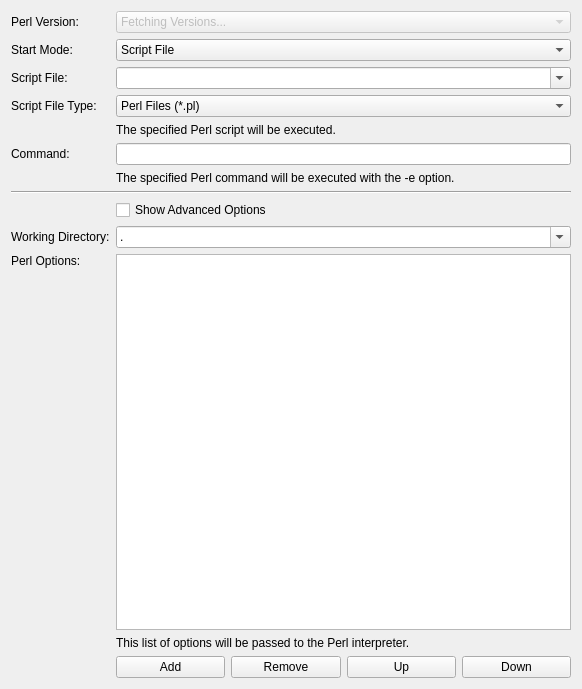
<?xml version="1.0" encoding="UTF-8"?>
<ui version="4.0">
 <class>ProgramPagePerl</class>
 <widget class="QWidget" name="ProgramPagePerl">
  <property name="geometry">
   <rect>
    <x>0</x>
    <y>0</y>
    <width>582</width>
    <height>689</height>
   </rect>
  </property>
  <property name="windowTitle">
   <string>Form</string>
  </property>
  <layout class="QVBoxLayout" name="verticalLayout">
   <item>
    <layout class="QGridLayout" name="gridLayout">
     <item row="0" column="0">
      <widget class="QLabel" name="label">
       <property name="text">
        <string>Perl Version:</string>
       </property>
       <property name="buddy">
        <cstring>combo_version</cstring>
       </property>
      </widget>
     </item>
     <item row="0" column="1" colspan="4">
      <widget class="QComboBox" name="combo_version">
       <property name="enabled">
        <bool>false</bool>
       </property>
       <property name="sizePolicy">
        <sizepolicy hsizetype="Preferred" vsizetype="Fixed">
         <horstretch>1</horstretch>
         <verstretch>0</verstretch>
        </sizepolicy>
       </property>
       <item>
        <property name="text">
         <string>Fetching Versions...</string>
        </property>
       </item>
      </widget>
     </item>
     <item row="1" column="0">
      <widget class="QLabel" name="label_3">
       <property name="text">
        <string>Start Mode:</string>
       </property>
       <property name="buddy">
        <cstring>combo_start_mode</cstring>
       </property>
      </widget>
     </item>
     <item row="1" column="1" colspan="4">
      <widget class="QComboBox" name="combo_start_mode">
       <item>
        <property name="text">
         <string>Script File</string>
        </property>
       </item>
       <item>
        <property name="text">
         <string>Command</string>
        </property>
       </item>
      </widget>
     </item>
     <item row="2" column="0">
      <widget class="QLabel" name="label_script_file">
       <property name="text">
        <string>Script File:</string>
       </property>
       <property name="buddy">
        <cstring>combo_script_file</cstring>
       </property>
      </widget>
     </item>
     <item row="2" column="1" colspan="4">
      <widget class="QComboBox" name="combo_script_file">
       <property name="editable">
        <bool>true</bool>
       </property>
       <property name="insertPolicy">
        <enum>QComboBox::NoInsert</enum>
       </property>
      </widget>
     </item>
     <item row="4" column="1" colspan="4">
      <widget class="QLabel" name="label_script_file_help">
       <property name="text">
        <string>The specified Perl script will be executed.</string>
       </property>
       <property name="wordWrap">
        <bool>true</bool>
       </property>
      </widget>
     </item>
     <item row="5" column="0">
      <widget class="QLabel" name="label_command">
       <property name="text">
        <string>Command:</string>
       </property>
       <property name="buddy">
        <cstring>edit_command</cstring>
       </property>
      </widget>
     </item>
     <item row="5" column="1" colspan="4">
      <widget class="QLineEdit" name="edit_command"/>
     </item>
     <item row="6" column="1" colspan="4">
      <widget class="QLabel" name="label_command_help">
       <property name="text">
        <string>The specified Perl command will be executed with the -e option.</string>
       </property>
       <property name="wordWrap">
        <bool>true</bool>
       </property>
      </widget>
     </item>
     <item row="8" column="1" colspan="4">
      <widget class="QCheckBox" name="check_show_advanced_options">
       <property name="text">
        <string>Show Advanced Options</string>
       </property>
      </widget>
     </item>
     <item row="9" column="0">
      <widget class="QLabel" name="label_working_directory">
       <property name="text">
        <string>Working Directory:</string>
       </property>
       <property name="buddy">
        <cstring>combo_working_directory</cstring>
       </property>
      </widget>
     </item>
     <item row="9" column="1" colspan="4">
      <widget class="QComboBox" name="combo_working_directory">
       <property name="editable">
        <bool>true</bool>
       </property>
       <property name="insertPolicy">
        <enum>QComboBox::NoInsert</enum>
       </property>
       <item>
        <property name="text">
         <string>.</string>
        </property>
       </item>
      </widget>
     </item>
     <item row="10" column="0">
      <widget class="QLabel" name="label_options">
       <property name="text">
        <string>Perl Options:</string>
       </property>
       <property name="alignment">
        <set>Qt::AlignLeading|Qt::AlignLeft|Qt::AlignTop</set>
       </property>
       <property name="buddy">
        <cstring>list_options</cstring>
       </property>
      </widget>
     </item>
     <item row="10" column="1" colspan="4">
      <widget class="ExpandingListWidget" name="list_options"/>
     </item>
     <item row="11" column="1" colspan="4">
      <widget class="QLabel" name="label_options_help">
       <property name="text">
        <string>This list of options will be passed to the Perl interpreter.</string>
       </property>
       <property name="wordWrap">
        <bool>true</bool>
       </property>
      </widget>
     </item>
     <item row="12" column="1">
      <widget class="QPushButton" name="button_add_option">
       <property name="text">
        <string>Add</string>
       </property>
      </widget>
     </item>
     <item row="12" column="2">
      <widget class="QPushButton" name="button_remove_option">
       <property name="text">
        <string>Remove</string>
       </property>
      </widget>
     </item>
     <item row="12" column="3">
      <widget class="QPushButton" name="button_up_option">
       <property name="text">
        <string>Up</string>
       </property>
      </widget>
     </item>
     <item row="12" column="4">
      <widget class="QPushButton" name="button_down_option">
       <property name="text">
        <string>Down</string>
       </property>
      </widget>
     </item>
     <item row="7" column="0" colspan="5">
      <widget class="Line" name="line">
       <property name="orientation">
        <enum>Qt::Horizontal</enum>
       </property>
      </widget>
     </item>
     <item row="3" column="1" colspan="4">
      <widget class="QComboBox" name="combo_script_file_type">
       <property name="currentIndex">
        <number>1</number>
       </property>
       <item>
        <property name="text">
         <string>All Files</string>
        </property>
       </item>
       <item>
        <property name="text">
         <string>Perl Files (*.pl)</string>
        </property>
       </item>
      </widget>
     </item>
     <item row="3" column="0">
      <widget class="QLabel" name="label_script_file_type">
       <property name="text">
        <string>Script File Type:</string>
       </property>
       <property name="buddy">
        <cstring>combo_script_file_type</cstring>
       </property>
      </widget>
     </item>
    </layout>
   </item>
  </layout>
 </widget>
 <customwidgets>
  <customwidget>
   <class>ExpandingListWidget</class>
   <extends>QListWidget</extends>
   <header location="global">brickv.plugin_system.plugins.red.program_utils</header>
  </customwidget>
 </customwidgets>
 <tabstops>
  <tabstop>combo_version</tabstop>
  <tabstop>combo_start_mode</tabstop>
  <tabstop>combo_script_file</tabstop>
  <tabstop>combo_script_file_type</tabstop>
  <tabstop>edit_command</tabstop>
  <tabstop>check_show_advanced_options</tabstop>
  <tabstop>combo_working_directory</tabstop>
  <tabstop>list_options</tabstop>
  <tabstop>button_add_option</tabstop>
  <tabstop>button_remove_option</tabstop>
  <tabstop>button_up_option</tabstop>
  <tabstop>button_down_option</tabstop>
 </tabstops>
 <resources/>
 <connections/>
</ui>
